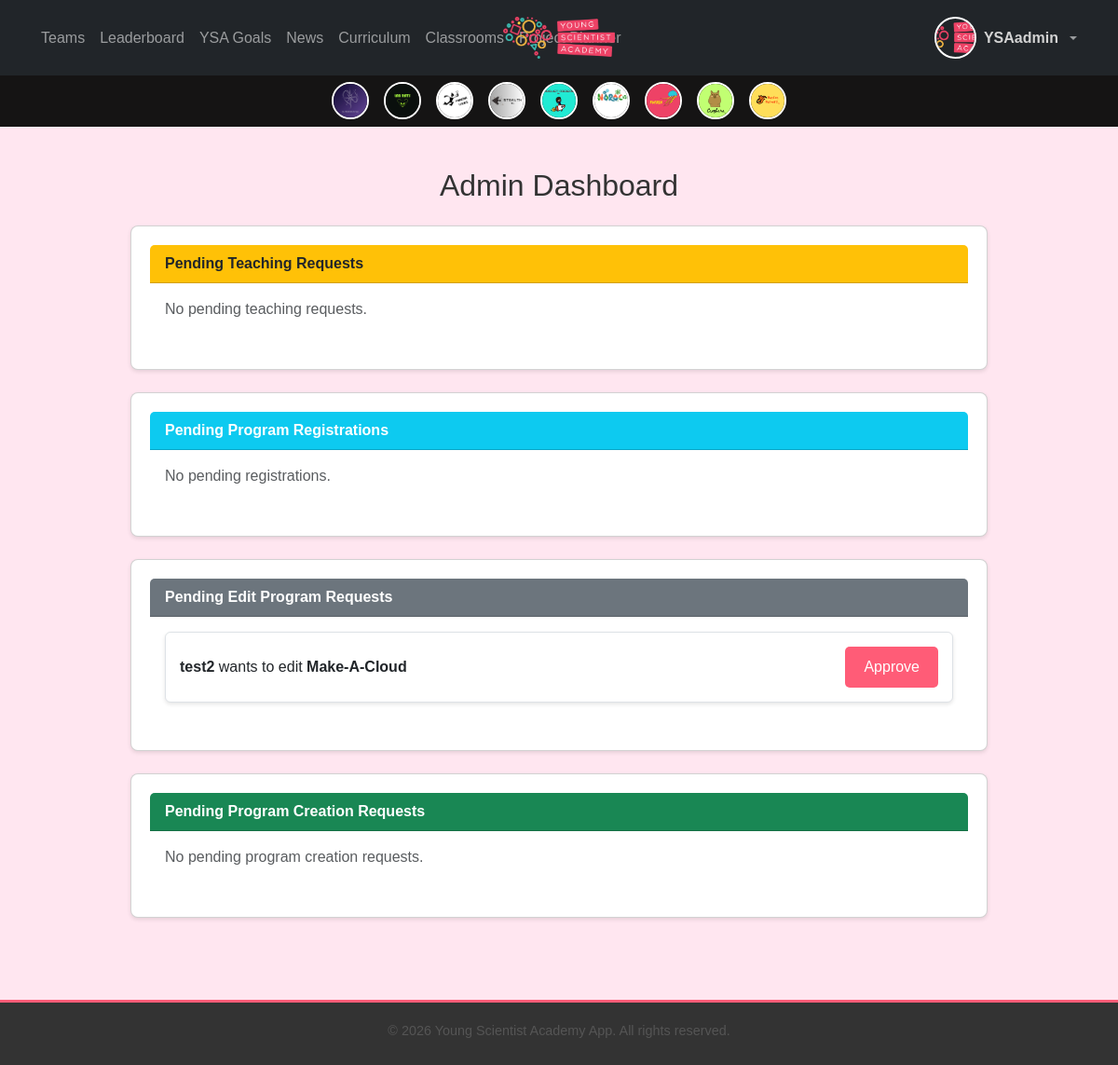
The app's page /users/admin-dashboard/ (signed in) with its own data.
### users/models.py (models this page shows, shortened)
class CustomUser(AbstractUser):
    team = models.ForeignKey(
        'teams.Team', on_delete=models.SET_NULL, null=True, blank=True, related_name="users_team"
    )
    team_join_deadline = models.DateField(null=True, blank=True)
    ROLE_CHOICES = [
        ('admin', 'Admin'),
        ('teacher', 'Teacher'),
        ('student', 'Student'),
    ]
    LEVEL_CHOICES = [
        ('explorer', 'Explorer'),
        ('ambassador', 'Ambassador'),
    ]
    role = models.CharField(max_length=20, choices=ROLE_CHOICES)
    level = models.CharField(max_length=20, choices=LEVEL_CHOICES, blank=True, null=True)  # only for students
    is_approved = models.BooleanField(default=False)
    profile_completed = models.BooleanField(default=False)  # new field to track completions
    ysa_way_passed = models.BooleanField(default=False)

### teams/models.py (models this page shows, shortened)
class Team(models.Model):
    name = models.CharField(max_length=100, unique=True)
    logo = models.ImageField(upload_to="team_logos/", blank=True, null=True)
    members = models.ManyToManyField(
        settings.AUTH_USER_MODEL, related_name='teams_members', blank=True
    )
    created_at = models.DateTimeField(auto_now_add=True)
    description = models.TextField(blank=True)
    max_members = models.IntegerField(default=15)
    class Meta:
        ordering = ["-created_at"]
        verbose_name = "Team"
        verbose_name_plural = "Teams"
    @property
    def total_points(self):
        return self.team_points_from_teams_app.aggregate(
            total_points=Sum("points_earned")
        )["total_points"] or 0
    def get_logo_url(self):
        if self.logo:
            return self.logo.url
        filename_png = f"{self.name.lower().replace(' ', '_')}.png"
        filename_jpg = f"{self.name.lower().replace(' ', '_')}.jpg"
        if os.path.exists(os.path.join(settings.MEDIA_ROOT, "team_logos", filename_png)):
            return settings.MEDIA_URL + "team_logos/" + filename_png
        if os.path.exists(os.path.join(settings.MEDIA_ROOT, "team_logos", filename_jpg)):
            return settings.MEDIA_URL + "team_logos/" + filename_jpg
        return settings.STATIC_URL + "default_team_logo.png"

### programs/models.py (models this page shows, shortened)
class EditRequest(models.Model):
    teacher = models.ForeignKey(CustomUser, on_delete=models.CASCADE, limit_choices_to={'role': 'teacher'})
    program = models.ForeignKey(Program, on_delete=models.CASCADE)
    is_approved = models.BooleanField(default=False)
    requested_at = models.DateTimeField(auto_now_add=True)

class Program(models.Model):
    goal = models.ForeignKey('Goal', on_delete=models.CASCADE, related_name='programs', null=True)
    theme = models.ForeignKey(Theme, on_delete=models.CASCADE, related_name='programs')
    name = models.CharField(max_length=255)
    description = models.TextField()
    overview = models.TextField(blank=True)
    objective = models.TextField(blank=True)
    difficulty_level = models.CharField(
        max_length=50,
        choices=[('Explorer', 'Explorer'), ('Ambassador', 'Ambassador')],
        default='Explorer'
    )
    materials = models.TextField(blank=True)
    estimated_time = models.CharField(max_length=100, blank=True)
    keywords = models.TextField(blank=True)
    us_standards = models.TextField(blank=True)
    moldovan_standards = models.TextField(blank=True)
    is_approved = models.BooleanField(default=False)

### users/views.py (the view)
# urls.py: path("admin-dashboard/", views.admin_dashboard, name="admin_dashboard"),
@login_required
@user_passes_test(is_admin)
def admin_dashboard(request):
    registrations = ProgramRegistration.objects.filter(is_approved=False)
    teaching_requests = TeachingRequest.objects.filter(is_approved=False)
    edit_requests = EditRequest.objects.filter(is_approved=False)
    program_creation_requests = ProgramCreationRequest.objects.filter(is_approved=False)
    return render(request, "admin_dashboard.html", {
        "registrations": registrations,
        "teaching_requests": teaching_requests,
        "edit_requests": edit_requests,
        "program_creation_requests": program_creation_requests,
    })

### teams/context_processors.py (called while the page is built)
def team_logos(request):
    teams = list(Team.objects.all())  # Convert QuerySet to list
    teams.sort(key=lambda team: team.total_points, reverse=True)  # Sort manually  # ✅ Order by team ranking
    return {'teams': teams}

### users/views.py (called while the page is built)
def is_admin(user):
    return user.is_superuser

### users/templates/admin_dashboard.html (shortened to what this page needs)
{% extends "core/base.html" %}
{% load static %}
{% block content %}
<div class="container mt-4">
  <h2 class="mb-4 text-center">Admin Dashboard</h2>
  <div class="card mb-4">
    <div class="card-header bg-warning text-dark fw-bold">
      Pending Teaching Requests
    </div>
    <div class="card-body">
      {% if teaching_requests %}
        <ul class="list-group">
          {% for request in teaching_requests %}
            <li class="list-group-item d-flex justify-content-between align-items-center">
              <div>
                <strong>{{ request.teacher.username }}</strong> wants to teach
                <strong>{{ request.program.name }}</strong>
              </div>
              <form method="post" action="{% url 'programs:approve_teaching_request' request.id %}">
                {% csrf_token %}
                <button class="btn btn-sm btn-success">Approve</button>
              </form>
            </li>
          {% endfor %}
        </ul>
      {% else %}
        <p class="text-muted">No pending teaching requests.</p>
      {% endif %}
    </div>
  </div>
  <div class="card mb-4">
    <div class="card-header bg-info text-white fw-bold">
      Pending Program Registrations
    </div>
    <div class="card-body">
      {% if registrations %}
        <ul class="list-group">
          {% for reg in registrations %}
            <li class="list-group-item d-flex justify-content-between align-items-center">
              <div>
                <strong>{{ reg.student.username }}</strong> registered for
                <strong>{{ reg.program.name }}</strong>
              </div>
              <form method="post" action="{% url 'programs:approve_registration' reg.id %}">
                {% csrf_token %}
                <button class="btn btn-sm btn-success">Approve</button>
              </form>
            </li>
          {% endfor %}
        </ul>
      {% else %}
        <p class="text-muted">No pending registrations.</p>
      {% endif %}
    </div>
  </div>
  <div class="card">
    <div class="card-header bg-secondary text-white fw-bold">
      Pending Edit Program Requests
    </div>
    <div class="card-body">
      {% if edit_requests %}
        <ul class="list-group">
          {% for request in edit_requests %}
            <li class="list-group-item d-flex justify-content-between align-items-center">
              <div>
                <strong>{{ request.teacher.username }}</strong> wants to edit
                <strong>{{ request.program.name }}</strong>
              </div>
              <form method="post" action="{% url 'programs:approve_edit_request' request.id %}">
                <button class="btn btn-sm btn-success">Approve</button>
              </form>
            </li>
          {% endfor %}
        </ul>
      {% else %}
        <p class="text-muted">No edit program requests.</p>
      {% endif %}
    </div>
  </div>
<div class="card mt-4">
  <div class="card-header bg-success text-white fw-bold">
    Pending Program Creation Requests
  </div>
  <div class="card-body">
    {% if program_creation_requests %}
      <ul class="list-group">
        {% for request in program_creation_requests %}
          <li class="list-group-item d-flex justify-content-between align-items-center">
            <div>
              <strong>{{ request.teacher.username }}</strong> requested to create a program titled:
              <strong>{{ request.title }}</strong><br>
              <small class="text-muted">Requested on {{ request.requested_at|date:"Y-m-d H:i" }}</small>
            </div>
            <form method="post" action="{% url 'programs:approve_program_creation' request.id %}">
              {% csrf_token %}
              <button class="btn btn-sm btn-success">Approve</button>
            </form>
          </li>
        {% endfor %}
      </ul>
    {% else %}
      <p class="text-muted">No pending program creation requests.</p>
    {% endif %}
  </div>
</div>
</div>
{% endblock %}

### core/templates/core/base.html (shortened to what this page needs)
{% load static %}
<!DOCTYPE html>
<html lang="en">
<head>
    <link href="https://cdn.jsdelivr.net/npm/bootstrap@5.3.0/dist/css/bootstrap.min.css" rel="stylesheet">
    <link rel="stylesheet" href="{% static 'css/styles.css' %}">
</head>
<body>
<nav class="navbar navbar-expand-lg navbar-dark bg-dark fixed-top">
    <div class="w-100 d-flex justify-content-between align-items-center px-3">
        <div class="d-flex align-items-center">
        <div class="collapse navbar-collapse" id="navbarNav">
            <ul class="navbar-nav">
            <li class="nav-item">
                <a class="nav-link {% if request.path == '/teams/' %}active{% endif %}" href="{% url 'teams:team_overview' %}">Teams</a>
            </li>
            <li class="nav-item">
                <a class="nav-link {% if request.path == '/leaderboard/' %}active{% endif %}" href="{% url 'leaderboard:student_leaderboard' %}">
                    Leaderboard
                </a>
            </li>
            <li class="nav-item">
                <a class="nav-link {% if request.path == '/programs/' %}active{% endif %}" href="{% url 'programs:goal_list' %}">YSA Goals</a>
            </li>
            <li class="nav-item">
                <a class="nav-link {% if request.path == '/news/' %}active{% endif %}" href="{% url 'news:news' %}">News</a>
            </li>
            <li class="nav-item">
                <a class="nav-link {% if request.path == '/curriculum/' %}active{% endif %}" href="{% url 'curriculum:home' %}">Curriculum</a>
            </li>
            <li class="nav-item">
                <a class="nav-link {% if request.path == '/classrooms/' %}active{% endif %}" href="{% url 'classrooms:dashboard' %}">Classrooms</a>
            </li>
            <li class="nav-item">
                <a class="nav-link {% if request.path == '/project_planner/' %}active{% endif %}" href="{% url 'project_planner:home' %}">Project Planner</a>
            </li>
            </ul>
        </div>
        </div>
    <a class="navbar-brand position-absolute start-50 translate-middle-x" href="{% url 'home' %}">
      <img src="{% static 'images/logo.png' %}" alt="logo" class="logo" style="max-height: 50px;">
    </a>
    {% if user.is_authenticated %}
    <ul class="navbar-nav ms-auto">
      <li class="nav-item dropdown">
        <a class="nav-link dropdown-toggle d-flex align-items-center gap-2" href="#" id="navbarDropdown" role="button" data-bs-toggle="dropdown" aria-expanded="false">
          <img src="{{ nav_profile_pic }}" alt="Avatar" onerror="this.src='/static/images/logo.png';"
               class="rounded-circle" style="width: 45px; height: 45px; object-fit: cover; border: 2px solid white;">
          <span class="fw-bold d-none d-md-inline" style="color: {{ nav_level_color }};">{{ user.username }}</span>
        </a>
      </li>
    </ul>
    {% endif %}
  </div>
</nav>
    {% if teams %}
    <div class="team-logos-nav">
        {% for team in teams %}
            <a href="{% url 'teams:team_detail' team.id %}" class="team-logo-link">
                <img src="{{ team.get_logo_url }}" alt="{{ team.name }}" class="team-logo-small">
            </a>
        {% endfor %}
    </div>
    {% endif %}
    <div class="content-container">
        {% block content %}{% endblock %}
    </div>
    <footer class="text-center mt-5">
        <p>&copy; {% now "Y" %} Young Scientist Academy App. All rights reserved.</p>
    </footer>
</body>
</html>
</body>
</html>

### core/static/css/styles.css (style rules this page uses)
body { background-color: #ffe6f0; font-family: 'Arial', sans-serif; color: #333; }
.team-logos-nav { display: flex; justify-content: center; align-items: center; background: #151414; padding: 8px; position: relative; z-index: 999; margin-top: 80px; }
.navbar { position: fixed; top: 0; left: 0; right: 0; width: 100%; z-index: 1050; background-color: #333333; padding: 10px 20px; display: flex; align-items: center; justify-content: space-between; }
.navbar-brand { font-weight: bold; color: #ffffff; font-size: 1.2rem; margin-right: auto; position: absolute; left: 50%; transform: translateX(-50%); z-index: 1; }
.navbar-collapse { background-color: transparent; padding: 0; box-shadow: none; border: none; }
.team-logo-link { margin: 0 8px; text-decoration: none; }
.team-logo-small { width: 40px; height: 40px; border-radius: 50%; border: 2px solid white; object-fit: cover; transition: transform 0.2s ease-in-out; }
.container { max-width: 960px; padding: 20px; }
footer { background-color: #333333; color: #ffffff; padding: 15px 0; font-size: 0.9rem; text-align: center; border-top: 3px solid #ff5c77; }
footer p { margin-bottom: 5px; }
.logo { max-width: 120px; height: auto; display: block; margin: 10px auto; }
button, .btn { background-color: #ff5c77; color: #ffffff; border: 2px solid #ff5c77; border-radius: 5px; padding: 10px 20px; font-size: 1rem; cursor: pointer; transition: background-color 0.3s ease, transform 0.2s ease; }
.card { background-color: #ffffff; border-radius: 8px; box-shadow: 0 2px 4px rgba(0, 0, 0, 0.1); padding: 20px; margin-bottom: 20px; transition: transform 0.2s ease; }
h1, h2, h3, h4, h5, h6 { color: #333; }
p, li { color: #555; }
.list-group-item { padding: 15px; margin-bottom: 15px; background-color: #ffffff; border-radius: 8px; box-shadow: 0 2px 4px rgba(0, 0, 0, 0.1); }
.btn { padding: 10px 20px; font-size: 16px; border-radius: 5px; border: none; cursor: pointer; transition: all 0.3s ease-in-out; }
footer { padding: 20px 0; border-top: 3px solid #ff5c77; font-size: 0.9rem; text-align: center; color: #ffffff; background-color: #333333; }

### records on screen
CustomUser: username "YSAadmin"
Team: shows a picture
Team: shows a picture
Team: shows a picture
Team: shows a picture
Team: shows a picture
Team: shows a picture
Team: shows a picture
Team: shows a picture
Team: shows a picture
EditRequest: teacher.username "test2", program.name "Make-A-Cloud"
